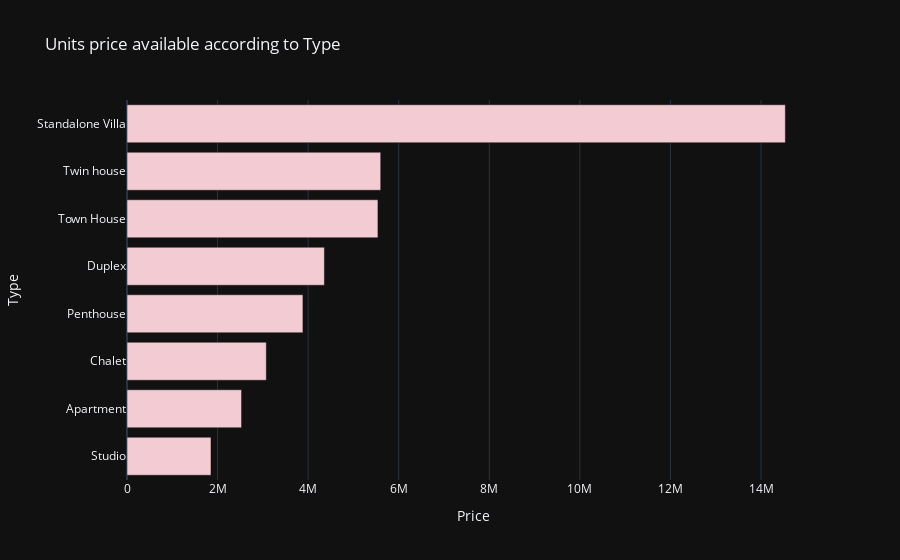

The notebook cell saved with this chart:
### Markdown cell above
<a id="1"></a>
# <p style="padding:10px;background-color:#00A08B;margin:0;color:White;font-family:Georgia;font-size:100%;text-align:center;border-radius: 15px 50px;overflow:hidden;font-weight:500">Gouna has the hightest prices,the rest have close prices</p>

### Code cell
types = df.groupby("Type")["Price"].mean().sort_values(ascending =True).reset_index(name='Price')

px.bar(x="Price",y="Type",template = "plotly_dark",data_frame=types,color_discrete_sequence=px.colors.sequential.Magenta,title = "Units price available according to Type")

### Figure 1 — Plotly figure (JSON) as saved in the notebook; plotly's stock layout.template omitted (floating-point values rounded to 4 significant figures)
{"data": [{"alignmentgroup": "True", "hovertemplate": "Price=%{x}<br>Type=%{y}<extra></extra>", "legendgroup": "", "marker": {"color": "rgb(243, 203, 211)", "pattern": {"shape": ""}}, "name": "", "offsetgroup": "", "orientation": "h", "showlegend": false, "textposition": "auto", "type": "bar", "x": [1855000.0, 2530000.0, 3076000.0, 3885000.0, 4359000.0, 5541000.0, 5603000.0, 14540000.0], "xaxis": "x", "y": ["Studio", "Apartment", "Chalet", "Penthouse", "Duplex", "Town House", "Twin house", "Standalone Villa"], "yaxis": "y"}], "layout": {"barmode": "relative", "legend": {"tracegroupgap": 0}, "title": {"text": "Units price available according to Type"}, "xaxis": {"anchor": "y", "domain": [0, 1], "title": {"text": "Price"}}, "yaxis": {"anchor": "x", "domain": [0, 1], "title": {"text": "Type"}}}}
